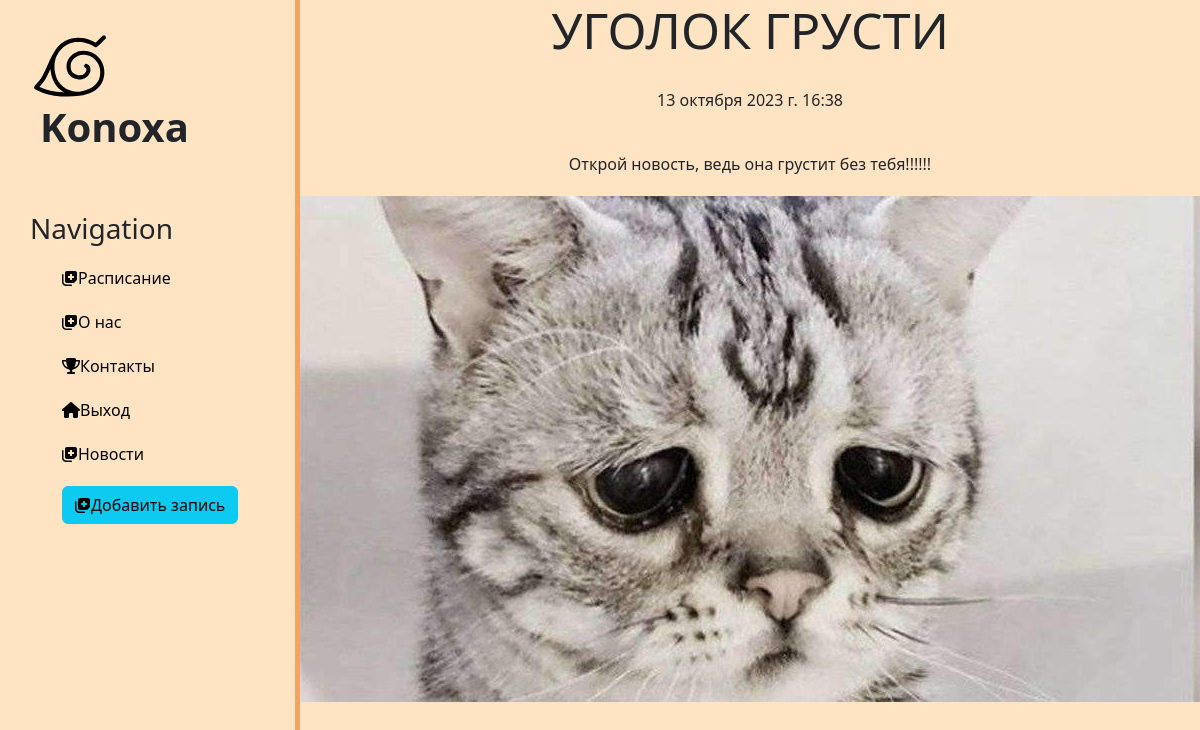
Screenshot of /news/1 with the database file from the repository.
### news/models.py (models this page shows, shortened)
class Articles(models.Model):
    title = models.CharField('Название',max_length=50, default='Новость')
    anons = models.CharField('Анонс',max_length=250)
    full_text = models.TextField('Статья')
    date = models.DateTimeField('Дата Публикации')
    photo = models.ImageField(upload_to='images/', verbose_name='Фото', blank=True, null=True)
    class Meta:
        verbose_name = 'Новость'
        verbose_name_plural = 'Новости'

### news/views.py (the view)
# urls.py: path('<int:pk>', views.NewsDetaiview.as_view(), name= 'news-detail')
class NewsDetaiview(DetailView):
    model = Articles
    template_name = 'news/details_view.html'
    context_object_name = 'article'

### news/templates/news/details_view.html (shortened to what this page needs)
{% extends 'main/layout.html' %}
{% block content %}
<div class="features">
    <h1>{{ article.title }}</h1>
    <p>{{ article.date }}</p>
    <p>{{ article.full_text }}</p>
{% if article.photo %}
    <img src="{{ article.photo.url }}">
    {% else %}
    <p>Изображение нет ты лох</p>
{% endif %}
</div>
{% endblock %}

### main/static/main/css/main.css (style rules this page uses)
body { background: #ffe4c4; }
main .features { display: flex; flex-direction: column; justify-content: center; align-items: center; text-align: center; margin: 0 auto; }
main .features h1 { font-size: 50px; }
main .features p { max-width: 400px; margin: 20px auto }

### rows the page displays
Articles: date "13 октября 2023 г. 16:38", full_text "Открой новость, ведь она грустит без тебя!!!!!!", photo (picture)
